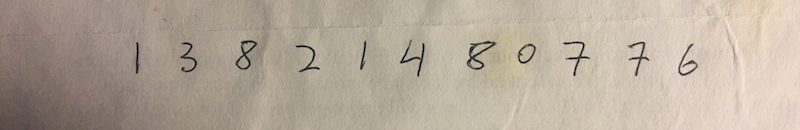
#> input picture caseStudyHandwritingRecognition/data/img1.jpg, 800 x 130 px
$ python histogramWithMask.py --image ../../caseStudyHandwritingRecognition/data/img1.jpg
#> lines starting #> are read from the running program, lines starting #| are printed output that depends on the picture; after the words box and inside, x2 and y2 are one past the last pixel; in counts of white or black regions, pixels touching at a corner belong together
import matplotlib.pylab as plt
import numpy as np
import argparse
import cv2


def plotHistogram(image, title, mask=None):
    channels = cv2.split(image)
    colors = ('b', 'g', 'r')
    plt.figure()
    plt.title(title)
    plt.xlabel('Bins')
    plt.ylabel('# of Pixels')

    for (channel, color) in zip(channels, colors):
        hist = cv2.calcHist([channel], channels=[0], mask=mask, histSize=[256], ranges=[0, 256])
        plt.plot(hist, color=color)
        plt.xlim([0, 256])

    plt.show()


ap = argparse.ArgumentParser()
ap.add_argument('-i', '--image', required=True, help='Path to the image')
args = vars(ap.parse_args())

image = cv2.imread(args['image'])
#> image is the input picture: shape (130, 800, 3); mean B, G, R 154.4, 169.2, 181.1
cv2.imshow('Original', image)
plotHistogram(image, 'Histogram for Original Image')
#> the loop in plotHistogram, `for (channel, color) in zip(channels, colors):` made 3 passes
#> color on passes 1 to 3: 'b', 'g', 'r'
cv2.waitKey(0)

mask = np.zeros(image.shape[:2], dtype='uint8')
cv2.rectangle(mask, (384, 53), (621, 354), 255, -1)
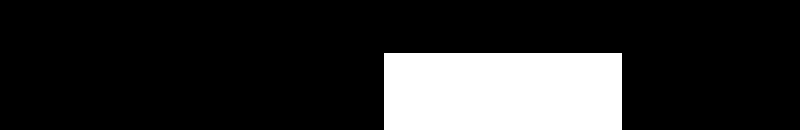
#> mask: shape (130, 800); 17.6% white; 1 white region, box (x1, y1, x2, y2) and area: (384, 53, 622, 130) 18326
cv2.imshow('Mask', mask)

masked = cv2.bitwise_and(image, image, mask=mask)
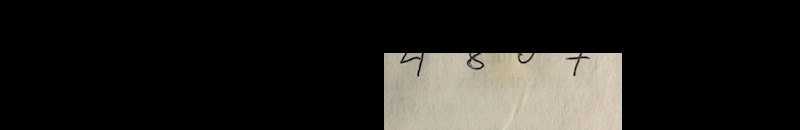
#> masked: shape (130, 800, 3); mean B, G, R 29.1, 32.4, 34
cv2.imshow('Applying the Mask', masked)
plotHistogram(image, 'Histogram for Masked Image', mask=mask)
#> the loop in plotHistogram (call 2), `for (channel, color) in zip(channels, colors):` made 3 passes
cv2.waitKey(0)
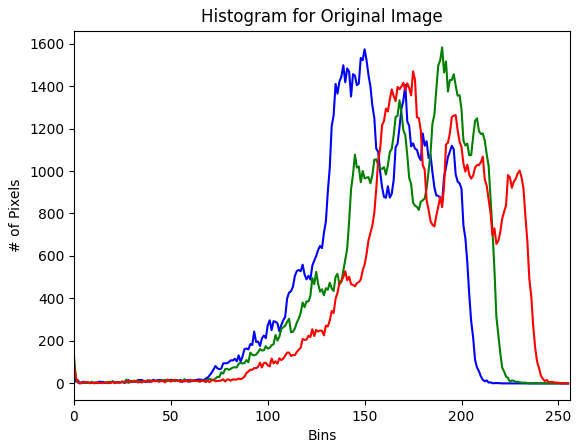
#> figure drawn by matplotlib, 1 panel; curve peaks at x = 150, y = 1573; curve peaks at x = 190, y = 1582; curve peaks at x = 175, y = 1469
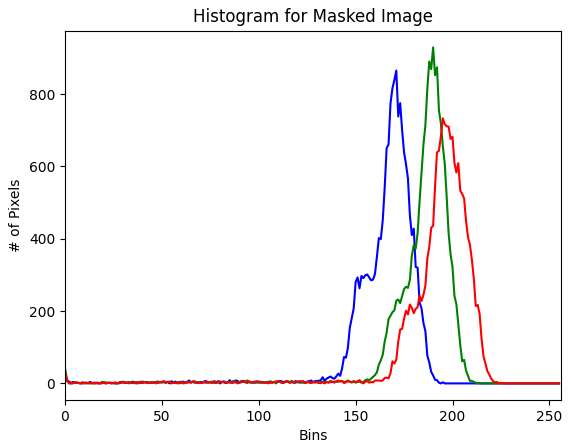
#> figure drawn by matplotlib, 1 panel; curve peaks at x = 171, y = 865; curve peaks at x = 190, y = 929; curve peaks at x = 195, y = 733
